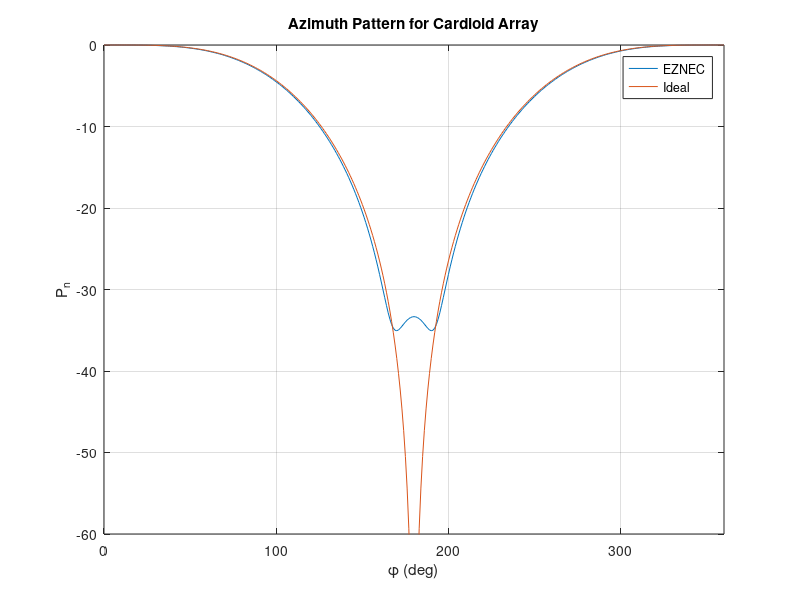

This chart was generated by the following MATLAB code:
%% cardioid_Azimuth.m
load cardioid_AzimuthPlot.txt
azim = cardioid_AzimuthPlot(:,1);  % azimuth angle
Pn_EZNEC = cardioid_AzimuthPlot(:,2) - cardioid_AzimuthPlot(1,2); % normalized power pattern
%% compute ideal pattern and generate plots
Pn_ideal = 10*log10(cos(pi/4*(cosd(azim)-1)).^2);
plot(azim,Pn_EZNEC,azim,Pn_ideal)
axis([0 360 -60 0])
xlabel('\phi (deg)')
ylabel('P_n')
grid
legend('EZNEC','Ideal','best')
title('Azimuth Pattern for Cardioid Array')